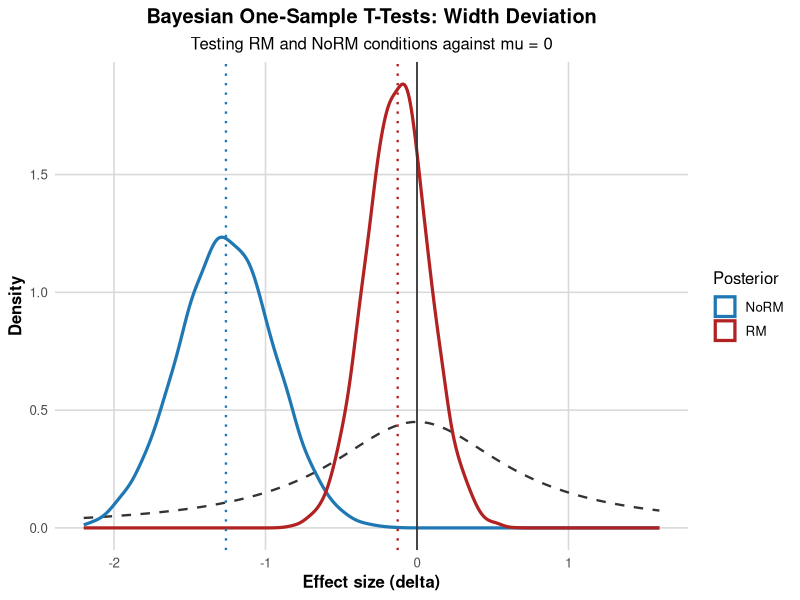
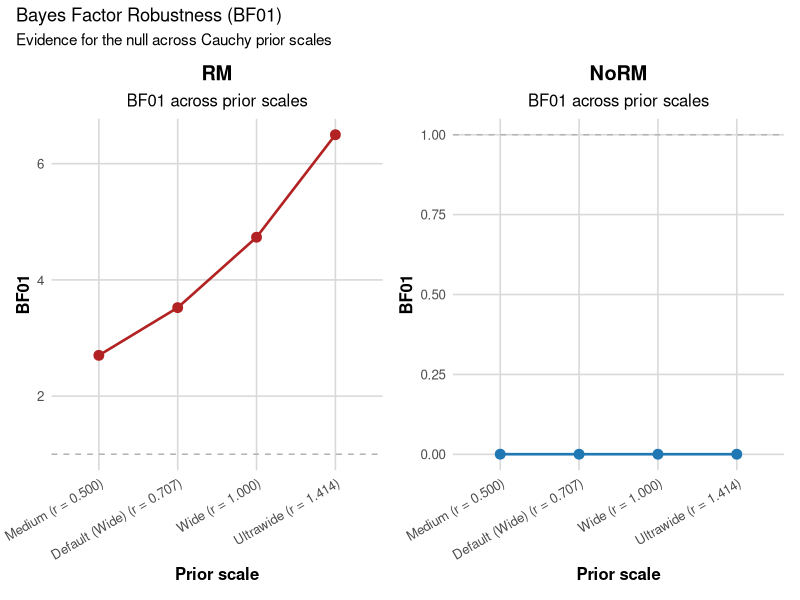
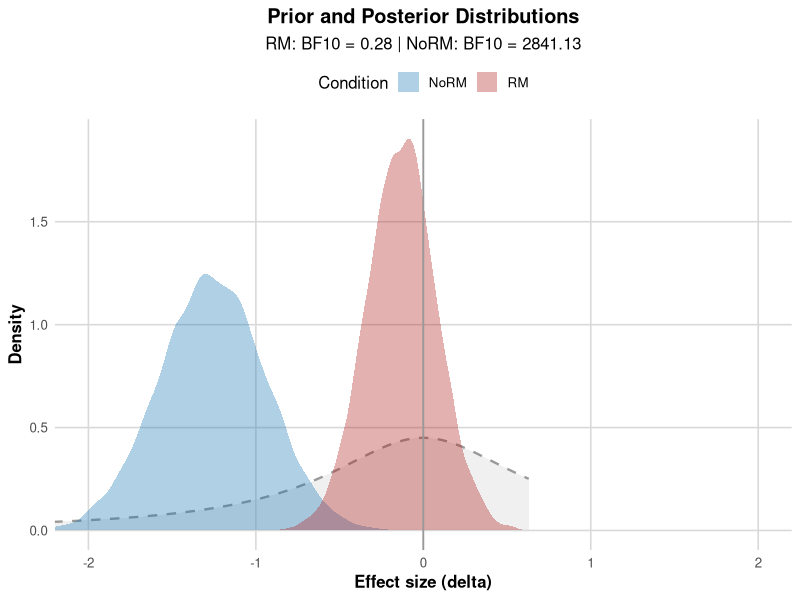
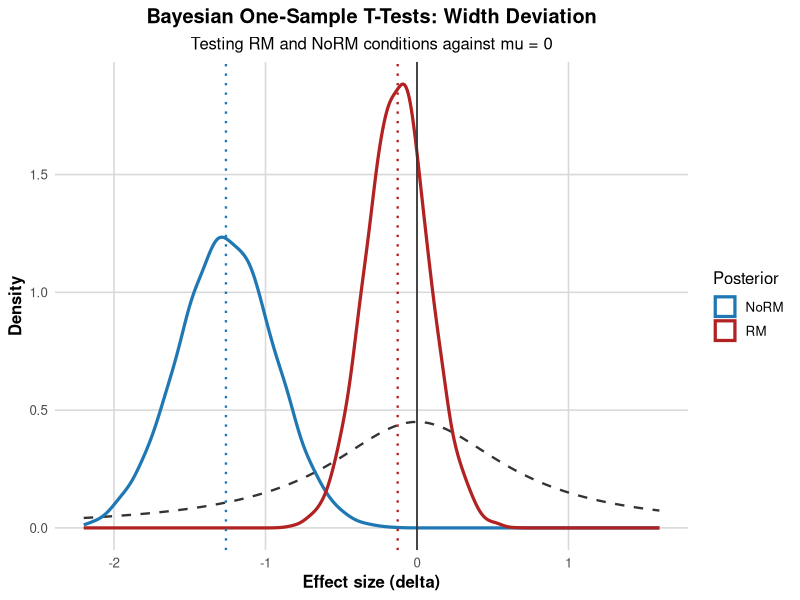
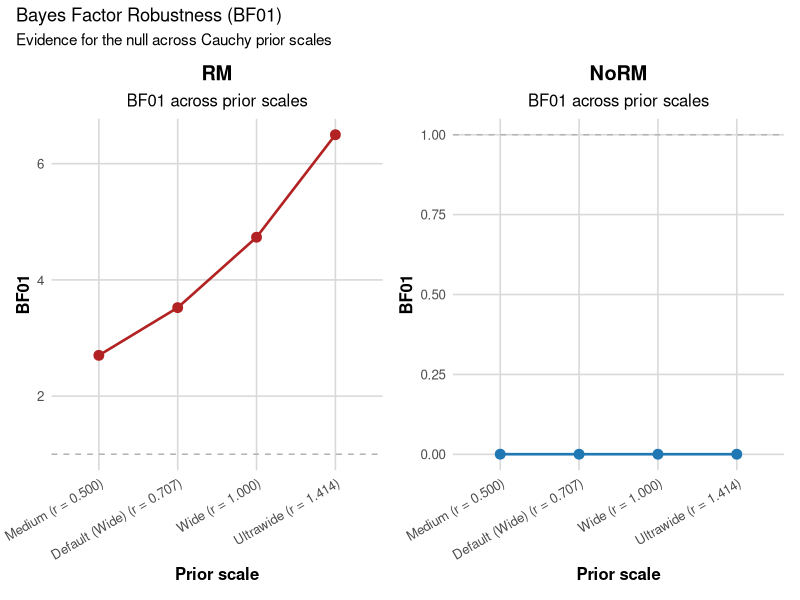
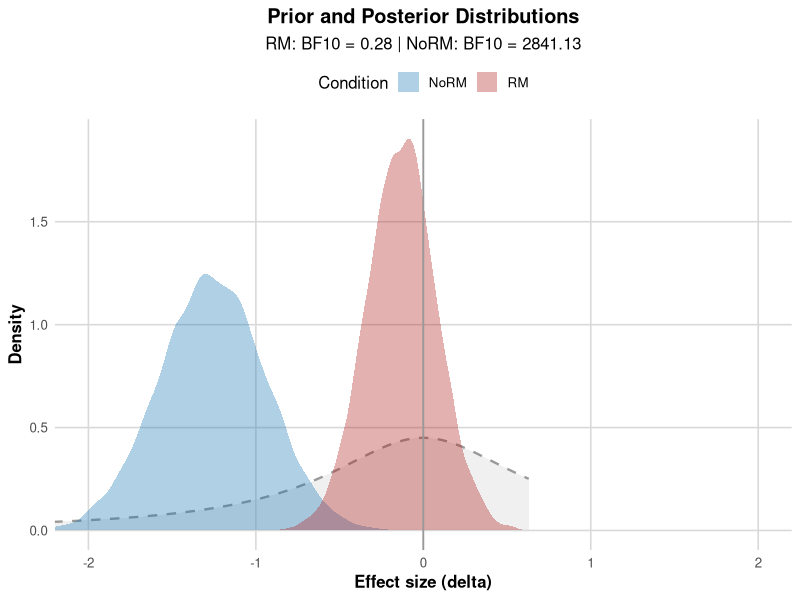

Recreate these plots in R, in order.
# Bayesian One-Sample T-Test Analysis
# RM and NoRM conditions vs 0 with combined JASP-style plots

# Load required libraries
library(tidyverse)
library(BayesFactor)
library(ggplot2)
library(patchwork)

# Shared aesthetics for plots
plot_colors <- c("RM" = "#B22222", "NoRM" = "#1F78B4")
plot_theme <- theme_minimal(base_size = 12) +
  theme(
    panel.grid.minor = element_blank(),
    panel.grid.major = element_line(color = "grey85"),
    plot.title = element_text(face = "bold", hjust = 0.5),
    plot.subtitle = element_text(hjust = 0.5),
    legend.position = "bottom",
    axis.title = element_text(face = "bold")
  )


# =============================================================================
# 1. DATA PREPARATION
# =============================================================================

# Load processed data
df <- read.csv("data/processed.csv")

# Filter for RM and NoRM conditions (number_deviation = -1 for RM, 0 for NoRM)
df_analysis <- df %>%
  filter(number_deviation %in% c(-1, 0)) %>%
  mutate(
    condition = ifelse(number_deviation == -1, "RM", "NoRM"),
    subID = factor(subID),
    exp_version = factor(exp_version)
  )

# Calculate mean width deviation for each subject and condition
subject_means <- df_analysis %>%
  group_by(subID, condition, exp_version) %>%
  summarise(
    mean_width_deviation = mean(width_deviation, na.rm = TRUE),
    .groups = "drop"
  )

# Separate RM and NoRM means
rm_means <- subject_means %>%
  filter(condition == "RM") %>%
  pull(mean_width_deviation)

norm_means <- subject_means %>%
  filter(condition == "NoRM") %>%
  pull(mean_width_deviation)

# =============================================================================
# 2. BAYESIAN ONE-SAMPLE T-TESTS
# =============================================================================

# Test 1: RM condition against 0
bf_rm <- ttestBF(x = rm_means, mu = 0)
print("Bayesian t-test for RM condition:")
print(bf_rm)

# Test 2: NoRM condition against 0
bf_norm <- ttestBF(x = norm_means, mu = 0)
print("\nBayesian t-test for NoRM condition:")
print(bf_norm)

# Extract posterior samples for effect size
posterior_rm <- posterior(bf_rm, iterations = 10000)
posterior_norm <- posterior(bf_norm, iterations = 10000)

# Extract delta (effect size) from posteriors
delta_rm <- as.numeric(posterior_rm[, "delta"])
delta_norm <- as.numeric(posterior_norm[, "delta"])

# =============================================================================
# 3. CALCULATE STATISTICS
# =============================================================================

# RM statistics
median_rm <- median(delta_rm)
ci_rm <- quantile(delta_rm, c(0.025, 0.975))
bf_10_rm <- exp(bf_rm@bayesFactor$bf)
bf_01_rm <- 1 / bf_10_rm
mean_rm <- mean(rm_means)
se_rm <- sd(rm_means) / sqrt(length(rm_means))

# NoRM statistics
median_norm <- median(delta_norm)
ci_norm <- quantile(delta_norm, c(0.025, 0.975))
bf_10_norm <- exp(bf_norm@bayesFactor$bf)
bf_01_norm <- 1 / bf_10_norm
mean_norm <- mean(norm_means)
se_norm <- sd(norm_means) / sqrt(length(norm_means))

# =============================================================================
# 4. CREATE COMBINED JASP-STYLE PLOT
# =============================================================================

# Prepare data for plotting
plot_data <- data.frame(
  delta = c(delta_rm, delta_norm),
  condition = factor(rep(c("RM", "NoRM"), c(length(delta_rm), length(delta_norm))))
)

# Create the combined plot
medians_data <- tibble(
  condition = c("RM", "NoRM"),
  median_value = c(median_rm, median_norm)
)

combined_plot <- ggplot(plot_data, aes(x = delta, color = condition)) +
  stat_function(
    fun = function(x) dcauchy(x, location = 0, scale = 0.707),
    color = "grey20",
    linetype = "dashed",
    size = 0.8
  ) +
  geom_density(size = 1.1, adjust = 1.3) +
  geom_vline(
    data = medians_data,
    aes(xintercept = median_value, color = condition),
    linetype = "dotted",
    size = 0.8,
    show.legend = FALSE,
    inherit.aes = FALSE
  ) +
  geom_vline(xintercept = 0, color = "grey20", size = 0.6) +
  scale_color_manual(values = plot_colors, name = "Posterior") +
  labs(
    title = "Bayesian One-Sample T-Tests: Width Deviation",
    subtitle = "Testing RM and NoRM conditions against mu = 0",
    x = "Effect size (delta)",
    y = "Density"
  ) +
  xlim(-2.2, 1.6) +
  plot_theme +
  theme(legend.position = "right")

print(combined_plot)
ggsave("outputs/figures/bayesian_combined_plot.png", combined_plot, width = 10, height = 6, dpi = 300)

# =============================================================================
# 5. CREATE SUMMARY TABLES
# =============================================================================

cat("\n", paste(rep("=", 60), collapse = ""), "\n")
cat("BAYESIAN ONE-SAMPLE T-TEST RESULTS\n")
cat(paste(rep("=", 60), collapse = ""), "\n")

# RM Condition Summary
cat("\n--- RM Condition (vs mu = 0) ---\n")
cat(sprintf("N = %d subjects\n", length(rm_means)))
cat(sprintf("Mean width deviation: %.6f (SE = %.6f)\n", mean_rm, se_rm))
cat(sprintf("Effect size (delta): Median = %.3f, 95%% CI [%.3f, %.3f]\n", median_rm, ci_rm[1], ci_rm[2]))
cat(sprintf("Bayes Factor BF10: %.4f\n", bf_10_rm))
cat(sprintf("Bayes Factor BF01: %.4f\n", bf_01_rm))

if (bf_10_rm > 100) {
  evidence_rm <- "Extreme evidence for H1"
} else if (bf_10_rm > 30) {
  evidence_rm <- "Very strong evidence for H1"
} else if (bf_10_rm > 10) {
  evidence_rm <- "Strong evidence for H1"
} else if (bf_10_rm > 3) {
  evidence_rm <- "Moderate evidence for H1"
} else if (bf_10_rm > 1) {
  evidence_rm <- "Anecdotal evidence for H1"
} else if (bf_01_rm > 3) {
  evidence_rm <- "Moderate evidence for H0"
} else if (bf_01_rm > 1) {
  evidence_rm <- "Anecdotal evidence for H0"
} else {
  evidence_rm <- "No clear evidence"
}
cat("Interpretation:", evidence_rm, "\n")

# NoRM Condition Summary
cat("\n--- NoRM Condition (vs mu = 0) ---\n")
cat(sprintf("N = %d subjects\n", length(norm_means)))
cat(sprintf("Mean width deviation: %.6f (SE = %.6f)\n", mean_norm, se_norm))
cat(sprintf("Effect size (delta): Median = %.3f, 95%% CI [%.3f, %.3f]\n", median_norm, ci_norm[1], ci_norm[2]))
cat(sprintf("Bayes Factor BF10: %.4f\n", bf_10_norm))
cat(sprintf("Bayes Factor BF01: %.4f\n", bf_01_norm))

if (bf_10_norm > 100) {
  evidence_norm <- "Extreme evidence for H1"
} else if (bf_10_norm > 30) {
  evidence_norm <- "Very strong evidence for H1"
} else if (bf_10_norm > 10) {
  evidence_norm <- "Strong evidence for H1"
} else if (bf_10_norm > 3) {
  evidence_norm <- "Moderate evidence for H1"
} else if (bf_10_norm > 1) {
  evidence_norm <- "Anecdotal evidence for H1"
} else if (bf_01_norm > 3) {
  evidence_norm <- "Moderate evidence for H0"
} else if (bf_01_norm > 1) {
  evidence_norm <- "Anecdotal evidence for H0"
} else {
  evidence_norm <- "No clear evidence"
}
cat("Interpretation:", evidence_norm, "\n")


# =============================================================================
# 6. ROBUSTNESS CHECK WITH DIFFERENT PRIORS
# =============================================================================

prior_scales <- c(0.5, 0.707, 1.0, sqrt(2))
prior_names <- c("Medium", "Default (Wide)", "Wide", "Ultrawide")
prior_labels <- sprintf("%s (r = %.3f)", prior_names, prior_scales)

robustness_results <- tibble()

cat("\nRM Condition:\n")
for (i in seq_along(prior_scales)) {
  bf_robust_rm <- ttestBF(x = rm_means, mu = 0, rscale = prior_scales[i])
  bf10_rm_prior <- exp(bf_robust_rm@bayesFactor$bf)
  bf01_rm_prior <- 1 / bf10_rm_prior
  robustness_results <- bind_rows(
    robustness_results,
    tibble(
      condition = "RM",
      prior_label = prior_labels[i],
      prior_scale = prior_scales[i],
      bf01 = bf01_rm_prior
    )
  )
  cat(sprintf("  %s: BF01 = %.2f\n", prior_labels[i], bf01_rm_prior))
}

cat("\nNoRM Condition:\n")
for (i in seq_along(prior_scales)) {
  bf_robust_norm <- ttestBF(x = norm_means, mu = 0, rscale = prior_scales[i])
  bf10_norm_prior <- exp(bf_robust_norm@bayesFactor$bf)
  bf01_norm_prior <- 1 / bf10_norm_prior
  robustness_results <- bind_rows(
    robustness_results,
    tibble(
      condition = "NoRM",
      prior_label = prior_labels[i],
      prior_scale = prior_scales[i],
      bf01 = bf01_norm_prior
    )
  )
  cat(sprintf("  %s: BF01 = %.2f\n", prior_labels[i], bf01_norm_prior))
}

robustness_results <- robustness_results %>%
  mutate(
    prior_label = factor(prior_label, levels = prior_labels),
    condition = factor(condition, levels = c("RM", "NoRM"))
  )

rm_data <- robustness_results %>% filter(condition == "RM")
norm_data <- robustness_results %>% filter(condition == "NoRM")

rm_color <- unname(plot_colors["RM"])
norm_color <- unname(plot_colors["NoRM"])

robustness_plot_rm <- ggplot(rm_data, aes(x = prior_label, y = bf01, group = 1)) +
  geom_hline(yintercept = 1, color = "grey70", linetype = "dashed") +
  geom_point(color = rm_color, size = 3) +
  geom_line(color = rm_color, size = 0.9) +
  labs(
    title = "RM",
    subtitle = "BF01 across prior scales",
    x = "Prior scale",
    y = "BF01"
  ) +
  plot_theme +
  theme(axis.text.x = element_text(angle = 30, hjust = 1))

robustness_plot_norm <- ggplot(norm_data, aes(x = prior_label, y = bf01, group = 1)) +
  geom_hline(yintercept = 1, color = "grey70", linetype = "dashed") +
  geom_point(color = norm_color, size = 3) +
  geom_line(color = norm_color, size = 0.9) +
  labs(
    title = "NoRM",
    subtitle = "BF01 across prior scales",
    x = "Prior scale",
    y = "BF01"
  ) +
  plot_theme +
  theme(axis.text.x = element_text(angle = 30, hjust = 1))

robustness_patchwork <- robustness_plot_rm | robustness_plot_norm
robustness_patchwork <- robustness_patchwork +
  plot_annotation(
    title = "Bayes Factor Robustness (BF01)",
    subtitle = "Evidence for the null across Cauchy prior scales"
  )

print(robustness_patchwork)
ggsave("outputs/figures/bf01_prior_robustness.png", robustness_patchwork, width = 12, height = 5, dpi = 300)

cat("\nNote: Consistent evidence across different priors indicates robust results.\n")
cat(paste(rep("=", 60), collapse = ""), "\n")
















# =============================================================================
# 8. CREATE ALTERNATIVE VISUALIZATION (OVERLAPPING DENSITIES)
# =============================================================================

clean_plot <- ggplot(plot_data, aes(x = delta)) +
  stat_function(
    fun = function(x) dcauchy(x, location = 0, scale = 0.707),
    geom = "area",
    fill = "grey80",
    alpha = 0.3,
    n = 1000
  ) +
  stat_function(
    fun = function(x) dcauchy(x, location = 0, scale = 0.707),
    color = "grey60",
    linetype = "dashed",
    size = 0.8,
    n = 1000
  ) +
  geom_density(aes(fill = condition), alpha = 0.35, color = NA, size = 0.9) +
  geom_vline(xintercept = 0, color = "grey60", size = 0.6) +
  scale_fill_manual(values = plot_colors, name = "Condition") +
  labs(
    title = "Prior and Posterior Distributions",
    subtitle = sprintf("RM: BF10 = %.2f | NoRM: BF10 = %.2f", bf_10_rm, bf_10_norm),
    x = "Effect size (delta)",
    y = "Density"
  ) +
  coord_cartesian(xlim = c(-2, 2)) +
  plot_theme +
  theme(legend.position = "top")

print(clean_plot)
ggsave("outputs/figures/bayesian_clean_plot.png", clean_plot, width = 8, height = 5, dpi = 300)
